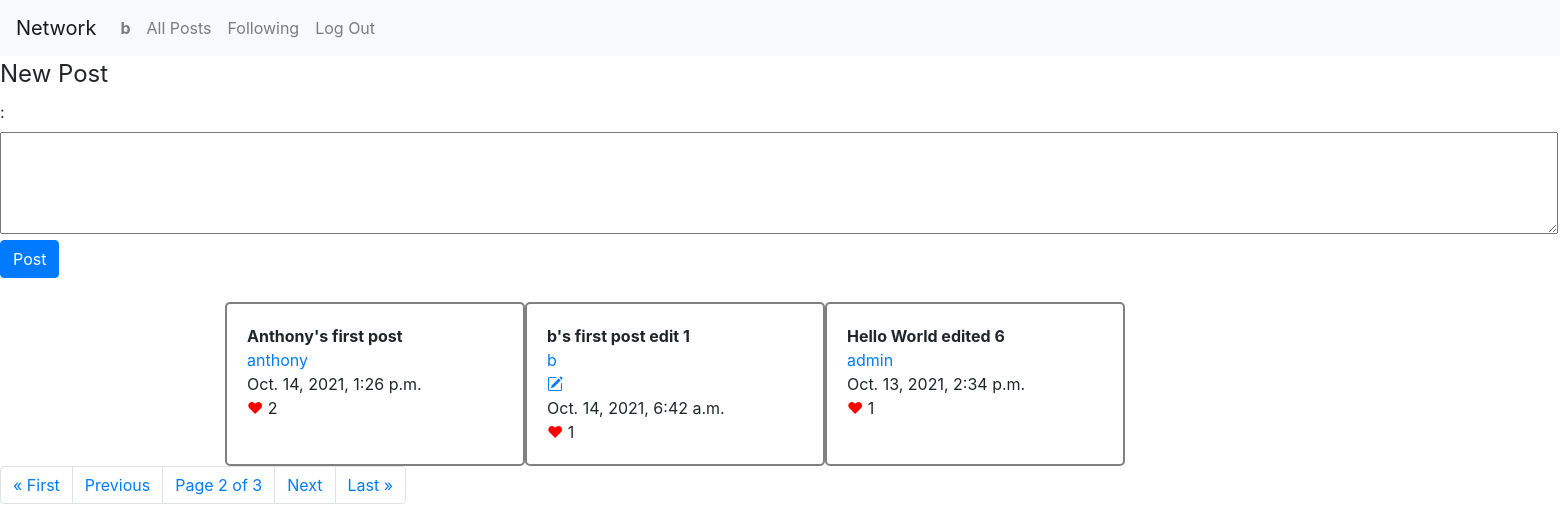
Page /?page=2 (signed in) on the committed database.
### network/models.py (models this page shows, shortened)
class User(AbstractUser):
    followers = models.ManyToManyField("User", blank=True, related_name="following")
    profile = models.TextField(max_length=256)

class Post(models.Model):
    user = models.ForeignKey("User", on_delete=models.CASCADE, related_name="posts")
    content = models.TextField(blank=False)
    timestamp = models.DateTimeField(auto_now_add=True)
    likers = models.ManyToManyField("User", related_name="like_posts")
    def likes(self):
        return len(self.likers.all())

### network/views.py (the view)
# urls.py: path("", views.index, name="index"),
def index(request, scope=''):
    if scope == 0:
        return index(request, request.user.id)
    temp = {}
    if scope == 'following':
        post_list = Post.objects.filter(user__in=request.user.following.all())
    elif scope == '':
        post_list = Post.objects.all()
    else:
        post_list = Post.objects.filter(user=User.objects.get(id=scope))
        temp['looking_user'] = User.objects.get(id=scope)
        temp['follow_btn'] = "Unfollow" if temp['looking_user'].followed_by(request.user) else "Follow"
    post_list = post_list.order_by("-timestamp").all()
    paginator = Paginator(post_list, 3)
    page_obj = paginator.get_page(request.GET.get('page'))
    temp['post_form'] = PostForm().as_table()
    temp['page_obj'] = page_obj
    return render(request, "network/index.html", temp)

### network/templates/network/index.html (shortened to what this page needs)
{% extends "network/layout.html" %}
{% load static %}
{% block body %}
    {% if looking_user != None %}
        <div id="looking-user">
            <strong>{{ looking_user.username }}</strong><br>
            User Profile:
            {% if looking_user.username == user.username %}
                <a id='user-profile-edit-link' href='javascript:;'><i class="bi-pencil-square"></i></a>
                <a id='user-profile-save' href='javascript:;', style="display: none;"><i class="bi-save"></i></a>
            {% endif %}
            <br>
            <span id="user-profile">{{ looking_user.profile }}</span>
            <textarea id='user-profile-edit' rows="3", style="display: none;">{{ looking_user.profile }}</textarea><br>
            {% if user.is_authenticated %}
                {% if looking_user.username != user.username %}
                    <button class="follow-{{ looking_user.username }}" data-user='{{ looking_user.username }}'>{{ follow_btn }}</button><br>
                {% endif %}
            {% endif %}
        </div>
    {% else %}
        {% if user.is_authenticated %}
        <div id="new-post-area">
            <form>
                <fieldset>
                    <legend>New Post</legend>
                    {{ post_form }}<br>
                    <input type="submit" class="btn btn-primary" value="Post" id="btn-post">
                </fieldset>
            </form><br>
        </div>
        {% endif %}
    {% endif %}
    <div id="all-posts" class="container">
        {% for post in page_obj %}
        <div class='div-post'>
            <b id='content-{{ post.id }}' data-id='{{ post.id }}'>{{ post.content }}</b>
            <br>
            <a class='user-{{ post.user }}' data-user='{{ post.user }}' href="{% url 'user' scope=post.user.id %}">{{ post.user }}</a><br>
            {% if post.user.username == user.username %}
                <a id='edit-{{ post.id }}' data-id='{{ post.id }}' href='javascript:;'><i class="bi-pencil-square"></i></a>
                <a id='save-{{ post.id }}' data-id='{{ post.id }}' href='javascript:;' style="display: none;"></a><br>
            {% endif %}
            {{ post.timestamp }}<br>
            <a id='like-{{ post.id }}' data-id='{{ post.id }}' href='javascript:;' style="color: red;">&hearts;</a> <span id='like-num-{{ post.id }}'>{{ post.likes }}</span>
        </div>
        <br>
        {% endfor %}
    </div>
    <div class="pagination">
        <nav aria-label="step-links">
            <ul class="pagination">
                {% if page_obj.has_previous %}
                    <li class="page-item">
                        <a class="page-link" href="?page=1">&laquo; First</a>
                    </li>
                    <li class="page-item">
                        <a class="page-link" href="?page={{ page_obj.previous_page_number }}">Previous</a>
                    </li>
                {% else %}
                    <li class="page-item disabled">
                        <a class="page-link" href="#" tabindex="-1" aria-disabled="true">Previous</a>
                    </li>
                {% endif %}
                <span class="page-link">
                    Page {{ page_obj.number }} of {{ page_obj.paginator.num_pages }}
                </span>
                {% if page_obj.has_next %}
                    <li class="page-item"><a class="page-link" href="?page={{ page_obj.next_page_number }}">Next</a></li>
                    <li class="page-item"><a class="page-link" href="?page={{ page_obj.paginator.num_pages }}">Last &raquo;</a></li>
                {% else %}
                    <li class="page-item disabled">
                        <a class="page-link" href="#" tabindex="1" aria-disabled="true">Next</a>
                    </li>
                {% endif %}
            </ul>
        </nav>
    </div>
{% endblock %}

### network/templates/network/layout.html (shortened to what this page needs)
{% load static %}
<!DOCTYPE html>
<html lang="en">
    <head>
        <link rel="stylesheet" href="https://stackpath.bootstrapcdn.com/bootstrap/4.4.1/css/bootstrap.min.css">
        <link href="{% static 'network/styles.css' %}" rel="stylesheet">
    </head>
    <body>
        <nav class="navbar navbar-expand-lg navbar-light bg-light">
            <a class="navbar-brand" href="{% url 'index' %}">Network</a>
            <div>
              <ul class="navbar-nav mr-auto">
                {% if user.is_authenticated %}
                    <li class="nav-item">
                        <a class="nav-link" href="{% url 'user' scope=0 %}"><strong>{{ user.username }}</strong></a>
                    </li>
                {% endif %}
                <li class="nav-item">
                  <a class="nav-link" href="{% url 'index' %}">All Posts</a>
                </li>
                {% if user.is_authenticated %}
                    <li class="nav-item">
                        <a class="nav-link" href="{% url 'following' %}" id="following_posts">Following</a>
                    </li>
                    <li class="nav-item">
                        <a class="nav-link" href="{% url 'logout' %}">Log Out</a>
                    </li>
                {% endif %}
              </ul>
            </div>
          </nav>
        <div class="body">
            {% block body %}
            {% endblock %}
        </div>
    </body>
</html>

### network/static/network/styles.css (style rules this page uses)
.container { display: flex; flex-wrap: wrap }
.container > div { width: 300px; border: 2px solid gray; border-radius: 5px; padding: 20px; }
.pagination { text-align: center; }

### rows in the picture
User: username "b"
Post: content "Anthony's first post", user "anthony", timestamp "Oct. 14, 2021, 1:26 p.m.", likes "2"
Post: content "b's first post edit 1", user "b", timestamp "Oct. 14, 2021, 6:42 a.m.", likes "1"
Post: content "Hello World edited 6", user "admin", timestamp "Oct. 13, 2021, 2:34 p.m.", likes "1"

### other values in the picture
{{ page_obj.number }} "2"
{{ page_obj.paginator.num_pages }} "3"
